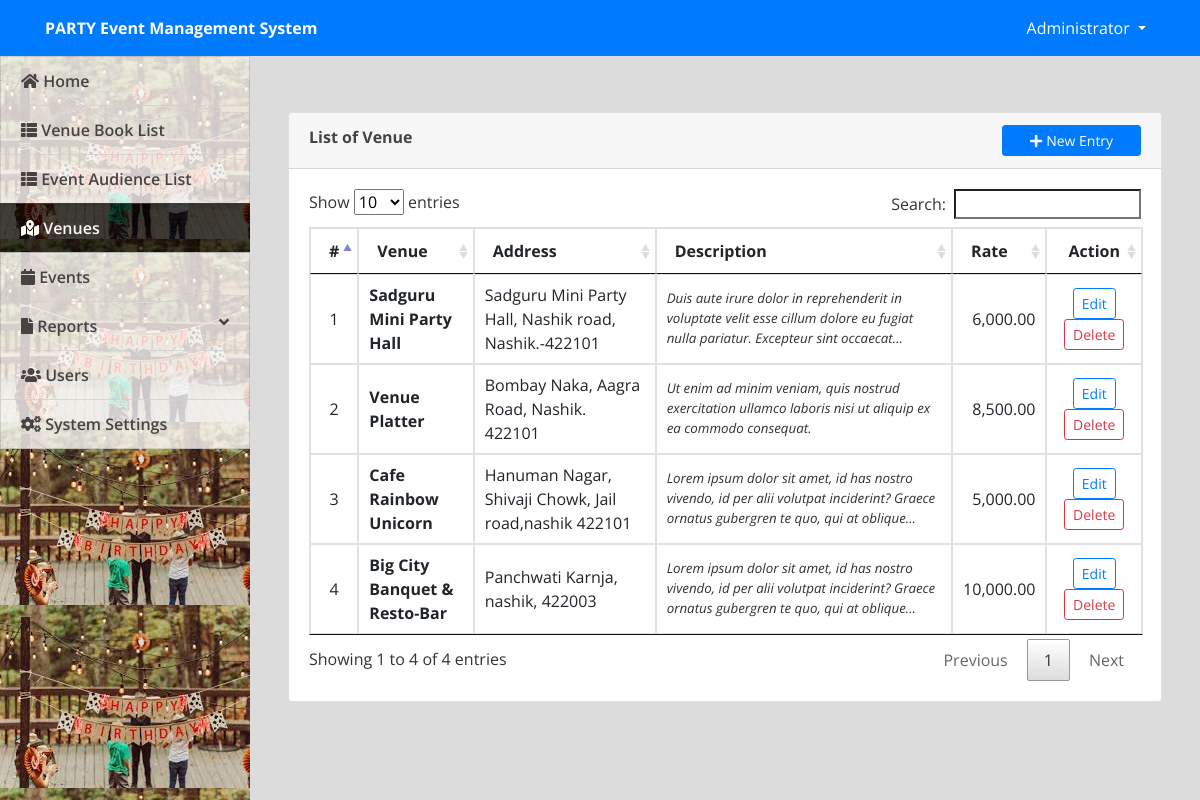
Page /admin/index.php?page=venue (signed in) on the committed database.
### tables this page shows
CREATE TABLE `venue` (
  `id` int(30) NOT NULL,
  `venue` text NOT NULL,
  `address` text NOT NULL,
  `description` text NOT NULL,
  `rate` float NOT NULL
);

### admin/venue.php (the view, shortened to what this page needs)
<?php include('db_connect.php');?>
<div class="container-fluid">
	<div class="col-lg-12">
		<div class="row">
			<div class="col-md-12">
				<div class="card">
					<div class="card-header">
						<b>List of Venue</b>
						<span class="float:right"><a class="btn btn-primary btn-block btn-sm col-sm-2 float-right" href="index.php?page=manage_venue" id="new_venue">
					<i class="fa fa-plus"></i> New Entry
				</a></span>
					</div>
					<div class="card-body">
						<table class="table table-condensed table-bordered table-hover">
							<!-- <colgroup>
								<col width="5%">
								<col width="15%">
								<col width="40%">
								<col width="15%">
								<col width="10%">
								<col width="15%">
							</colgroup> -->
							<thead>
								<tr>
									<th class="text-center">#</th>
									<th class="">Venue</th>
									<th class="">Address</th>
									<th class="">Description</th>
									<th class="">Rate</th>
									<th class="text-center">Action</th>
								</tr>
							</thead>
							<tbody>
								<?php
								$i = 1;
								$venue = $conn->query("SELECT * from venue");
								while($row=$venue->fetch_assoc()):
								?>
								<tr>
									<td class="text-center"><?php echo $i++ ?></td>
									<td class="">
										 <p> <b><?php echo ucwords($row['venue']) ?></b></p>
									</td>
									<td class="">
										 <p class=""><?php echo $row['address'] ?></p>
									</td>
									<td class="">
										 <p class="truncate"><?php echo $row['description'] ?></p>
									</td>
									<td class="">
										 <p class="text-right"><?php echo number_format($row['rate'],2) ?></p>
									</td>
									<td class="text-center">
										<button class="btn btn-sm btn-outline-primary edit_venue" type="button" data-id="<?php echo $row['id'] ?>" >Edit</button>
										<button class="btn btn-sm btn-outline-danger delete_venue" type="button" data-id="<?php echo $row['id'] ?>">Delete</button>
									</td>
								</tr>
								<?php endwhile; ?>
							</tbody>
						</table>
					</div>
				</div>
			</div>
		</div>
	</div>
</div>

### admin/assets/css/style.css (style rules this page uses)
body { font-family: "Open Sans", sans-serif; color: #444444; width: 100%; height: calc(100%); }
a { color: #1977cc; }
.truncate { overflow: hidden; text-overflow: ellipsis; display: -webkit-box; -webkit-line-clamp: 3; -webkit-box-orient: vertical; font-size: smaller; color: #000000cf; font-style: italic; }

### admin/index.php (style rules this page uses)
body { background: #80808045; }

### admin/venue.php (style rules this page uses)
td { vertical-align: middle !important; }
td p { margin: unset }

### rows in the picture
venue: venue "Sadguru Mini Party Hall", address "Sadguru Mini Party Hall, Nashik road, Nashik.-422101", description "Duis aute irure dolor in reprehenderit in voluptate velit esse cillum dolore eu fugiat nulla pariatur. Excepteur sint…", rate "6,000.00"
venue: venue "Venue Platter", address "Bombay Naka, Aagra Road, Nashik. 422101", description "Ut enim ad minim veniam, quis nostrud exercitation ullamco laboris nisi ut aliquip ex ea commodo consequat.", rate "8,500.00"
venue: venue "Cafe Rainbow Unicorn", address "Hanuman Nagar, Shivaji Chowk, Jail road,nashik 422101", description "Lorem ipsum dolor sit amet, id has nostro vivendo, id per alii volutpat inciderint? Graece ornatus gubergren te quo, qui at…", rate "5,000.00"
venue: venue "Big City Banquet & Resto-Bar", address "Panchwati Karnja, nashik, 422003", description "Lorem ipsum dolor sit amet, id has nostro vivendo, id per alii volutpat inciderint? Graece ornatus gubergren te quo, qui at…", rate "10,000.00"

### other values in the picture
$_SESSION['system']['name'] "PARTY Event Management System"
$_SESSION['login_name'] "Administrator"
